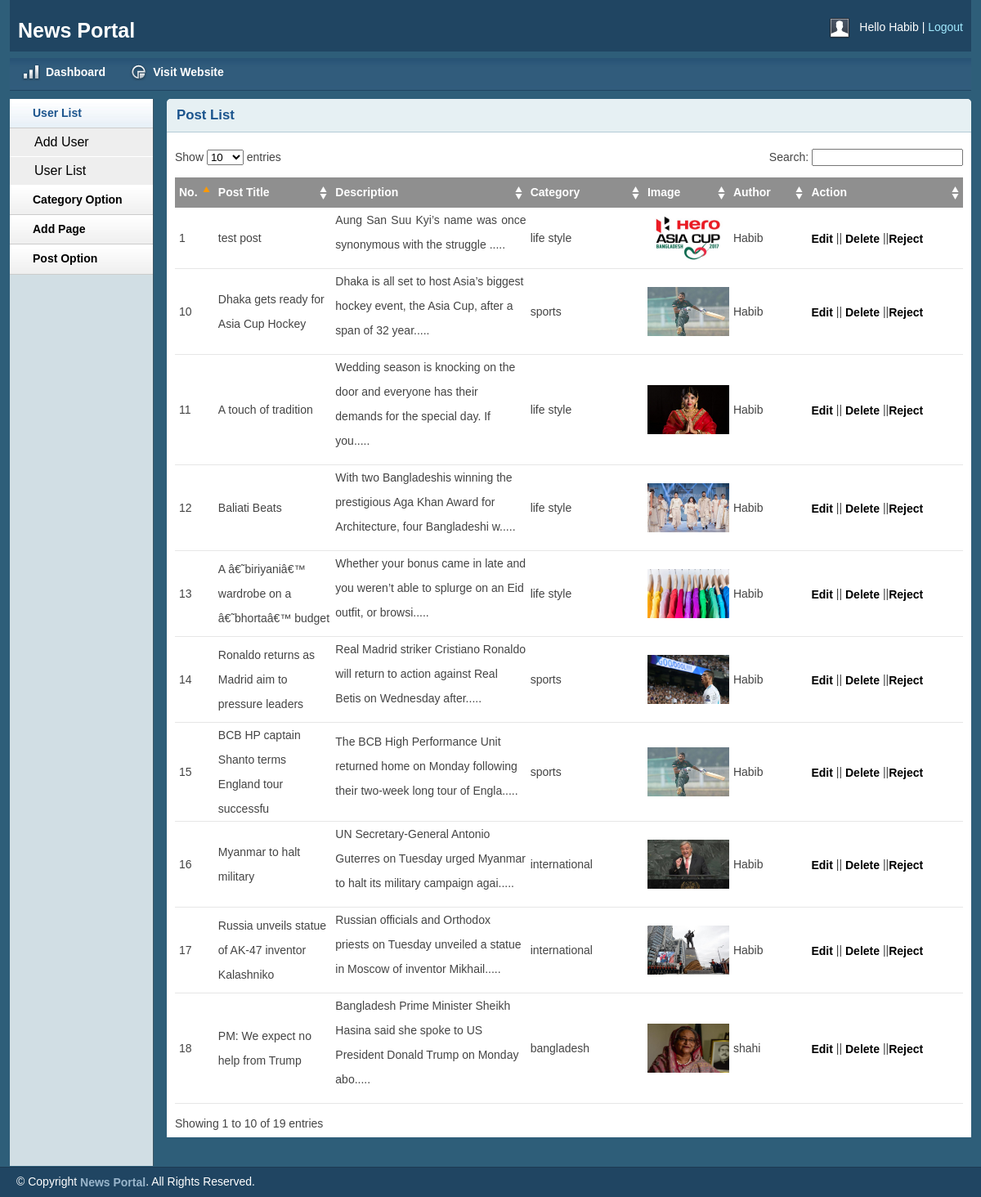
Page /php/src/admin/postlist.php (signed in) on the committed database.
### tables this page shows
CREATE TABLE `user` (
  `id` int(11) NOT NULL,
  `name` varchar(25) DEFAULT NULL,
  `email` varchar(50) DEFAULT NULL,
  `password` varchar(25) DEFAULT NULL,
  `role` varchar(20) DEFAULT NULL,
  `details` varchar(100) DEFAULT NULL
);

CREATE TABLE `newspost` (
  `post_id` int(11) NOT NULL,
  `title` varchar(50) DEFAULT NULL,
  `content` longtext DEFAULT NULL,
  `image` varchar(50) DEFAULT NULL,
  `time_date` timestamp NOT NULL DEFAULT current_timestamp() ON UPDATE current_timestamp(),
  `approved` varchar(25) DEFAULT 'no'
);

CREATE TABLE `category` (
  `cat_id` int(11) NOT NULL,
  `cat_name` varchar(20) DEFAULT NULL
);

### php/src/lib/Database.php (called while the page is built, shortened)
<?php
Class Database{
	public $host   = DB_HOST;
	public $user   = DB_USER;
	public $pass   = DB_PASS;
	public $dbname = DB_NAME;
	public $link;
	private function connectDB(){
	$this->link = new mysqli($this->host, $this->user, $this->pass, $this->dbname);
 }
	public function select($query){
		$result = $this->link->query($query) or die($this->link->error.__LINE__);
		if($result->num_rows > 0){
			return $result;
		} else {
			return false;
		}
	}
}

### php/src/lib/Session.php (called while the page is built, shortened)
<?php
   class Session{
       public static function get($key){
            if (!empty($_SESSION[$key])){
                return $_SESSION[$key];
            }else{
                return false;
            }
       }
   }
?>

### php/src/helpers/format.php (called while the page is built, shortened)
<?php
class format{
     public function textshorten($text,$limit){
       $text=$text." ";
       $text = substr($text,0,$limit);
       $text=$text.".....";
       return $text;
     }
}
?>

### php/src/admin/postlist.php (the view, shortened to what this page needs)
<?php include"inc/header.php"; ?>
<?php include"inc/approveandedit.php"; ?>
        <div class="grid_10">
            <div class="box round first grid">
                <h2>Post List</h2>
                <div class="block">
                    <table class="data display datatable" id="example">
					<thead>
						<tr>
						    <th width="5%">No.</th>
							<th width="15%">Post Title</th>
							<th width="25%">Description</th>
							<th width="15%">Category</th>
							<th width="10%">Image</th>
							<th width="10%">Author</th>
							<th width="20%">Action</th>
						</tr>
					</thead>
					<tbody>
					<?php
							$editor=Session::get('role');
					if($editor=='editor'){
                                 $query="SELECT title,content,image,cat_name, user.name,newspost.post_id,approved,writes.user_id
						 		FROM user NATURAL JOIN writes NATURAL JOIN newspost  NATURAL JOIN post_category NATURAL JOIN category
								WHERE user.id= writes.user_id AND writes.post_id = newspost.post_id AND
								category.cat_id=post_category.cat_id AND newspost.post_id=post_category.post_id
							    AND user.role='editor' ORDER BY newspost.post_id DESC";
					}else{
						$query="SELECT title,content,image,cat_name, user.name,newspost.post_id,approved,writes.user_id
						 FROM user  JOIN writes  JOIN newspost   JOIN post_category JOIN
						 category WHERE user.id= writes.user_id AND writes.post_id = newspost.post_id AND
						  category.cat_id=post_category.cat_id AND newspost.post_id=post_category.post_id
						  ORDER BY newspost.post_id DESC";
					}
						$post=$db->select($query);
						if($post){
							$i=0;
							while($result=$post->fetch_assoc()){
                              $i++;
                    ?>
						<tr class="odd gradeX">
						    <td><?php echo $i; ?></td>
							<td><?php echo $result['title']; ?></td>
							<td><?php echo $fm->textshorten($result['content'],100); ?></td>
							<td class="center"> <?php echo $result['cat_name']; ?> </td>
							<td > <img src="<?php echo $result['image'] ; ?>" height="60px" width="100px" style="text-align:center;" ></td>
							<td class="center"> <?php echo $result['name'] ; ?> </td>
							<td>
							 <a href="editpost.php?editpostid=<?php echo $result['post_id'] ; ?>">Edit</a>
							 <?php
							 $editoraccess=	Session::get('role');
							 $postid2=$result['post_id'];
							 if ($editoraccess=='admin'){
							 echo'|| <a href="postlist.php?delpostid=' .$postid2.'">Delete</a> ||';
							 if ($result['approved']=='yes'){
							  echo '<a href="postlist.php?rejectpostid='.$postid2. '">Reject</a>' ;
							 }else{
							  echo '<a href="postlist.php?approvepostid= '.$postid2.'"> Approve</a>';
							}
							}
							?>
                             </td>
						</tr>
					<?php
							}
						}else{
							echo "No Posts to Display";
						}
					?>
					</tbody>
				</table>
               </div>
            </div>
        </div>
<?php include"inc/footer.php"; ?>

### php/src/admin/css/layout.css (style rules this page uses)
body { background: #fff none repeat scroll 0 0; color: #444; font-size: 14px; padding: 0; }
a { color: #000; font-weight:bold; text-decoration: none; }
h1, h2, h3, h4, h5, h6 { line-height:1.2em; margin-bottom:.3em; }
h2 { margin-top:1em; }
.box { background:#fff; margin-bottom:20px; padding:10px 10px 10px 10px; margin-left:-8px; }
.box.grid { padding-bottom:40px; }
.box.round { -moz-border-radius: 5px 5px 0px 0px; -webkit-border-radius: 5px 5px 0px 0px; border-radius: 5px 5px 0px 0px; }
.box h2 { font-size:1.2em; font-weight:bold; color:#1B548D; background:#E6F0F3; margin:-10px -10px 0 -10px; padding:10px 12px; border-bottom:1px solid #B3CBD6; -moz-border-radius: 5px 5px 0px 0px; -webkit-border-radius: 5px 5px 0px 0px; border-radius: 5px 5px 0px 0px; }
.box.first { min-height: 406px; }
.block { padding-top:20px; }
p { margin-bottom:1em; }
.block { padding-bottom:1px; }
table.display { margin: 0 auto; clear: both; width: 100%; }
.sorting_asc { background: #8f8f8f url(../img/table/sort_asc.png) no-repeat center right; padding:8px 5px; text-align:left; color:#fff; }
.sorting { background:#8f8f8f url(../img/table/sort_both.png) no-repeat center right; padding:8px 5px; text-align:left; color:#fff; }
tr.odd { height: 30px; line-height: 30px; border-bottom:1px solid #e6e6e6; }
tr.even { height: 30px; line-height: 30px; border-bottom:1px solid #e6e6e6; }
tr.odd td, tr.even td { padding-left:5px; }

### rows in the picture
user: newspost.title "test post", newspost.content "Aung San Suu Kyi’s name was once synonymous with the struggle .....", category.cat_name "life style", newspost.image (picture), name "Habib", newspost.title "Dhaka gets ready for Asia Cup Hockey", newspost.content "Dhaka is all set to host Asia’s biggest hockey event, the Asia Cup, after a span of 32 year.....", category.cat_name "sports", newspost.title "A touch of tradition", newspost.content "Wedding season is knocking on the door and everyone has their demands for the special day. If you.....", newspost.title "Baliati Beats", newspost.content "With two Bangladeshis winning the prestigious Aga Khan Award for Architecture, four Bangladeshi w.....", newspost.title "A â€˜biriyaniâ€™ wardrobe on a â€˜bhortaâ€™ budget", newspost.content "Whether your bonus came in late and you weren’t able to splurge on an Eid outfit, or browsi.....", newspost.title "Ronaldo returns as Madrid aim to pressure leaders", newspost.content "Real Madrid striker Cristiano Ronaldo will return to action against Real Betis on Wednesday after.....", newspost.title "BCB HP captain Shanto terms England tour successfu", newspost.content "The BCB High Performance Unit returned home on Monday following their two-week long tour of Engla.....", newspost.title "Myanmar to halt military", newspost.content "UN Secretary-General Antonio Guterres on Tuesday urged Myanmar to halt its military campaign agai.....", category.cat_name "international", newspost.title "Russia unveils statue of AK-47 inventor Kalashniko", newspost.content "Russian officials and Orthodox priests on Tuesday unveiled a statue in Moscow of inventor Mikhail....."
user: newspost.title "PM: We expect no help from Trump", newspost.content "Bangladesh Prime Minister Sheikh Hasina said she spoke to US President Donald Trump on Monday abo.....", category.cat_name "bangladesh", newspost.image (picture), name "shahi"

### other values in the picture
Session::get("name") "Habib"
